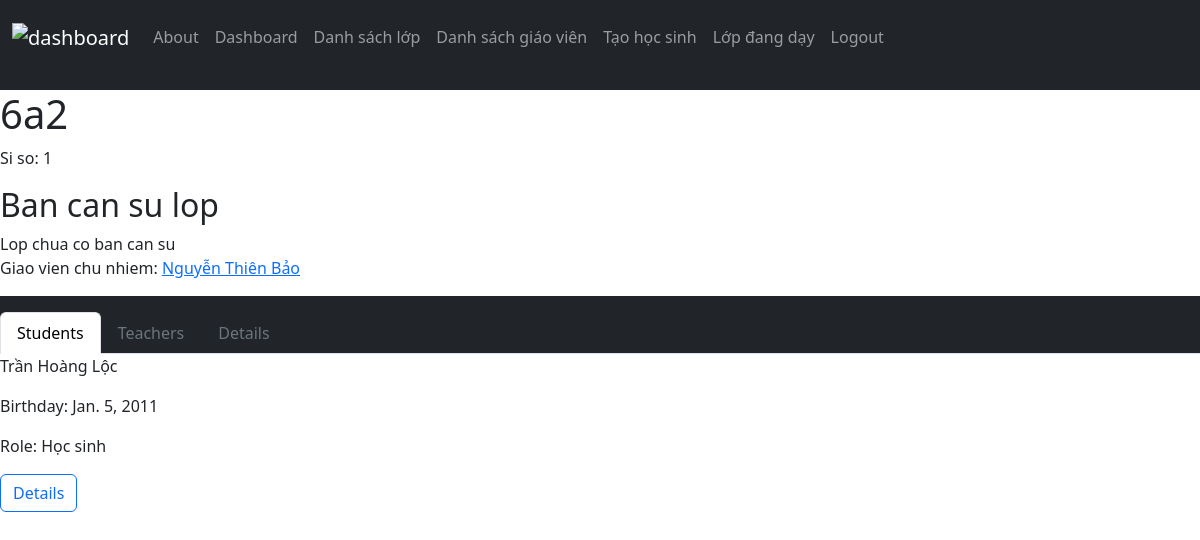
The app's page /class/2 (signed in), older data.
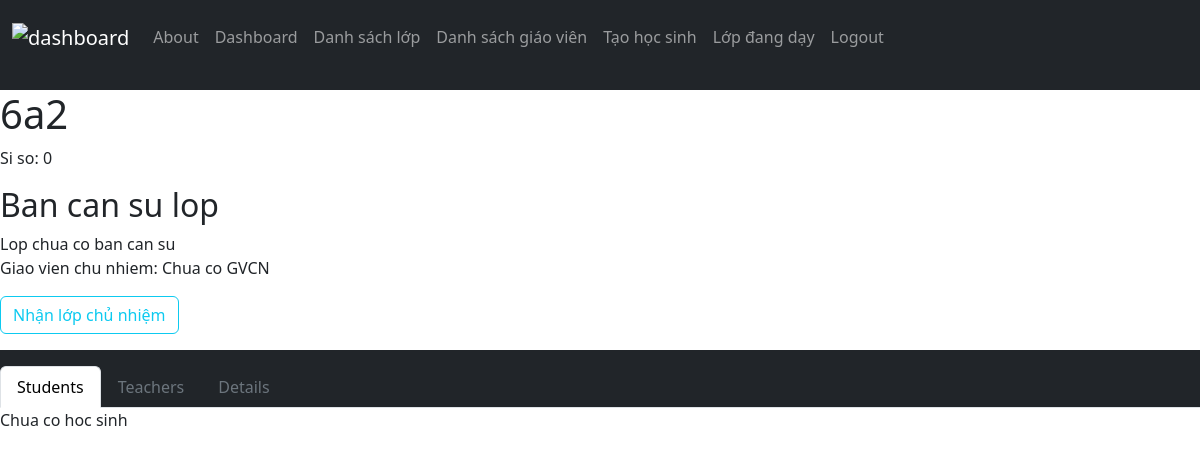
The same page, newer data.
### Du_An/models.py (models this page shows, shortened)
class ClassYearProfile(models.Model):
    classroom = models.ForeignKey(Class, on_delete=models.CASCADE, related_name="profiles") #-W profile with 's'
    year = models.PositiveSmallIntegerField(blank=False, default=date.today().year)
    form_teacher = models.OneToOneField(Teacher, on_delete=models.CASCADE, null=True, blank=True, default=None, related_name="form_class")
    def get_class_staff_committee(self):
        try:
            return self.students.exclude(role="student").all()
        except:
            return None
    def get_teachers(self):
        return set([subject_teacher.teacher for subject_teacher in self.subject_teachers.all() ]) #*Remove duplicates

class Teacher(User):
    full_name = models.CharField(max_length=200, unique=False)
    subject = models.ManyToManyField(Subject, related_name="teachers")
    contact_information = models.TextField(default="")

class StudentYearProfile(models.Model):
    year = models.PositiveSmallIntegerField(blank=False, default=this_year)
    student = models.ForeignKey(Student, on_delete=models.CASCADE, related_name="profiles") #-W profile with 's'
    classroom = models.ForeignKey("ClassYearProfile", on_delete=models.CASCADE, related_name="students")
    role = models.CharField(max_length=30, choices=role_choices)
    main_subjects = models.ManyToManyField(MainSubject, related_name="student")
    second_subjects = models.ManyToManyField(SecondSubject, related_name="student")
    comment_subjects = models.ManyToManyField(EvaluateByCommentSubject, related_name="student")
    second_term_main_subjects = models.ManyToManyField(MainSubject, related_name="second_term_student")
    second_term_second_subjects = models.ManyToManyField(SecondSubject, related_name="second_term_student")
    second_term_comment_subjects = models.ManyToManyField(EvaluateByCommentSubject, related_name="second_term_student")

class Student(models.Model):
    full_name = models.CharField(max_length=200)
    birthday = models.DateField(blank=False)
    is_boy = models.BooleanField()
    """
    //main_subjects = models.ManyToManyField(MainSubject, related_name="student")
    //second_subjects = models.ManyToManyField(SecondSubject, related_name="student")
    //comment_subjects = models.ManyToManyField(EvaluateByCommentSubject, related_name="student")
    //second_term_main_subjects = models.ManyToManyField(MainSubject, related_name="second_term_student")
    //second_term_second_subjects = models.ManyToManyField(SecondSubject, related_name="second_term_student")
    //second_term_comment_subjects = models.ManyToManyField(EvaluateByCommentSubject, related_name="second_term_student")
    """

### Du_An/views.py (the view)
# urls.py: path("class/<int:id>", views.view_class, name="view_class"),
@login_required(login_url="login")
def view_class(request, id):
    if request.method != "GET":
        return HttpResponseNotAllowed("method not allowed")
    try:
        request_class = Class.objects.get(pk=id)
        class_profile = request_class.get_profile() #TODO: Update to get others year
        return render(request, "Du_An/class_profile.html", {
            "classroom": request_class,
            "class_profile": class_profile
        })
    except Class.DoesNotExist:
        return render_error(request, error="Not found", error_message="Doesn't found any teacher with this id")
    except ClassYearProfile.DoesNotExist:
        return render_error(request, error="NVALID YEAR", error_message="Doesn't found any profile in this year")

### Du_An/models.py (called while the page is built)
    def get_profile(self, year: int =this_year):
        try:
            return self.profiles.get(year=year)
        except ClassYearProfile.DoesNotExist:
            return None

### Du_An/templatetags/tags.py (called while the page is built)
@register.simple_tag
def get_role_name(role: str) -> str | None:
    if role not in STUDENT_ROLE:
        return
    for role_name in role_choices:
        if role in role_name:
            return role_name[-1] #* get the vietnamese name of the role

### Du_An/templates/Du_An/class_profile.html (shortened to what this page needs)
{% extends 'Du_An/layout.html' %}
{% load static tags %}
{% block style %} <link href="{% static 'Du_An/css/profile.css' %}" rel="stylesheet"> {% endblock %}
{% block body %}
    <div class="classDisplay">
        <div class="basicInfo">
            <h1 class="className">{{ classroom.name }}</h1>
            <p class="classSiSo">Si so: {{ class_profile.students.count }}</p>
            <div class="classStaffs">
                <h2>Ban can su lop</h2>
            {% for staff_profile in class_profile.get_class_staff_committee %}
            {% if staff_profile %}
            <p class="classStaffName">Ten: <a href="{% url 'view_student' staff_profile.student.id %}" class="link-info link-offset-2">{{ staff_profile.student.full_name }} </a> </p>
            <p class="classStaffRole">Vai tro: {% get_role_name staff_profile.role %} </p>
            {% endif %}
            {% empty %}
            Lop chua co ban can su
            {% endfor %}
        </div>
            <p class="classFormTeacher">Giao vien chu nhiem:
                {% if class_profile.form_teacher %}
                    <a href="{% url 'view_teacher' class_profile.form_teacher.id %}"> {{ class_profile.form_teacher.full_name }} </a>
                {% else %}
                    Chua co GVCN
                    <form action="{% url 'update_class' %}" method="post">
                        <button type="submit" class="btn btn-outline-info">Nhận lớp chủ nhiệm</button>
                    </form>
                {% endif %}
            </p>
        </div>
        <div class="otherInfo">
            <ul class="nav nav-tabs navbar-expand-lg bg-dark pt-3 mt-2">
                <li class="nav-item">
                    <button class="nav-link active" id="studentTab">Students</button>
                </li>
                <li class="nav-item">
                    <button class="nav-link link-secondary" id="teacherTab">Teachers</button>
                </li>
                <li class="nav-item">
                    <button class="nav-link link-secondary" id="details">Details</button>
                </li>
            </ul>
            <div id="infoDisplay">
                <div id="students">
                    {% for profile in class_profile.students.all %}
                    <div class="studentDisplay">
                        <p>{{ profile.student.full_name }}</p>
                        <p>Birthday: {{ profile.student.birthday }} </p>
                        <p>Role: {% get_role_name profile.role %} </p>
                        <a href="{% url 'view_student' profile.student.id %}" class="btn btn-outline-primary">Details</a>
                    </div>
                    {% empty %}
                    Chua co hoc sinh
                    {% endfor %}
                </div>
            </div>
        </div>
    </div>
{% endblock %}

Row changes from the older to the newer data that the page shows:
removed ClassYearProfile: students.count "1", form_teacher.full_name "Nguyễn Thiên Bảo"
no longer on this page (row edited): StudentYearProfile: student.full_name "Trần Hoàng Lộc", student.birthday "Jan. 5, 2011", role "Học sinh"
now on this page (row edited): ClassYearProfile: students.count "0"
Text that changed along with them:
text now shown: "Chua co GVCN Nhận lớp chủ nhiệm Chua co hoc sinh"
